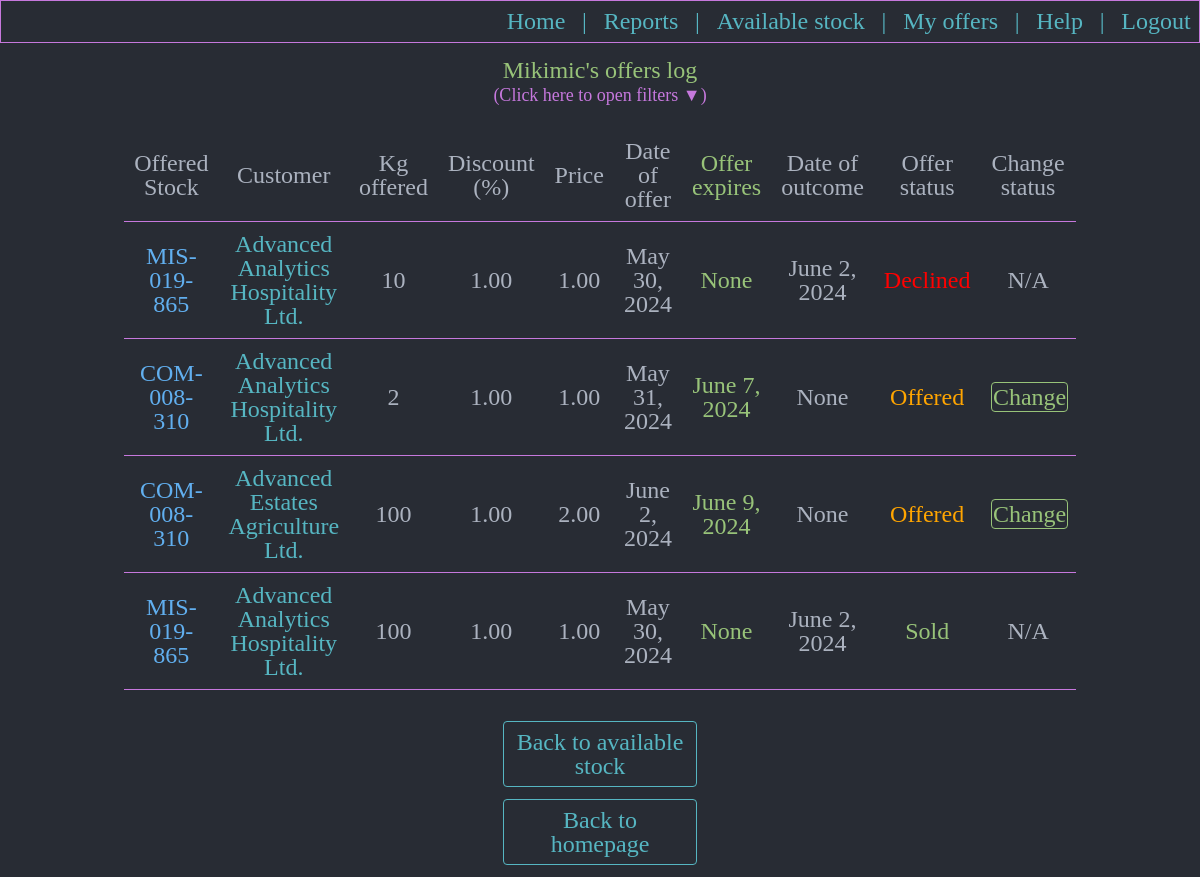
The page /userpendingoffers/ (signed in) on the database as committed earlier.
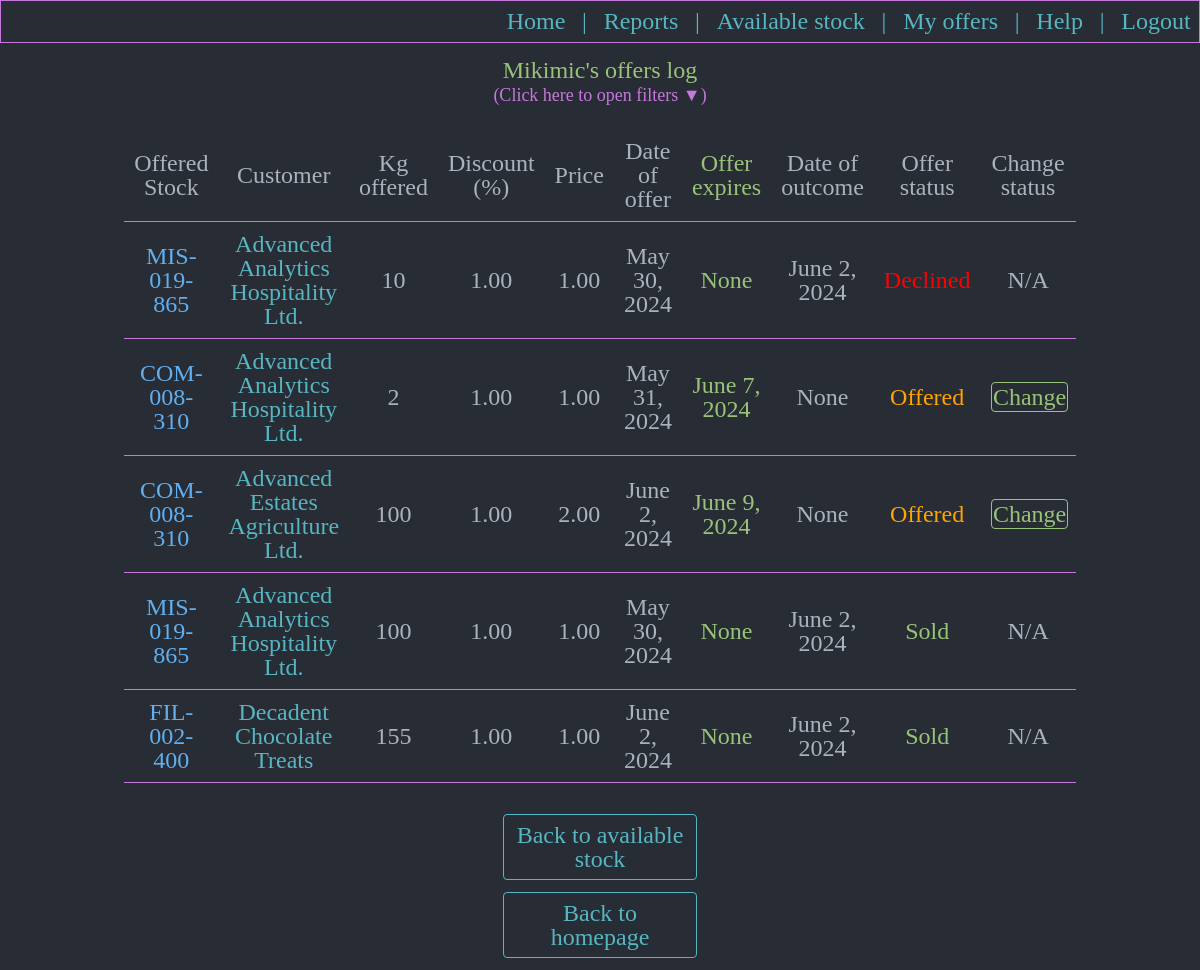
The same page on the database as committed later.
### aged/models.py (models this page shows, shortened)
class OffersLog(models.Model):
    sales_rep_that_made_the_offer = models.ForeignKey(User, null=True, on_delete=models.SET_NULL)
    offered_stock = models.ForeignKey(AvailableStock, null=True, on_delete=models.SET_NULL)
    offered_product = models.ForeignKey(Products, on_delete=models.RESTRICT)
    customer_that_received_offer = models.ForeignKey(Customers, on_delete=models.RESTRICT)
    offered_sold_or_declined_quantity_kg = models.IntegerField()
    STATUS_CHOICES = ( ('Offered', 'Offered'), ('Declined', 'Declined'), ('Sold', 'Sold'), ('Offer Expired', 'Offer Expired'))
    offer_status = models.CharField(max_length=20, choices=STATUS_CHOICES)
    discount_offered_percents = models.DecimalField(max_digits=5, decimal_places=2)
    price_per_kg_offered = models.DecimalField(max_digits=7, decimal_places=2)
    date_of_offer = models.DateField()
    expiration_date_of_offer = models.DateField(null=True, blank=True)
    date_of_outcome = models.DateField(null=True, blank=True)
    stock_expired = models.BooleanField(default=False)
    class Meta:
        verbose_name_plural = 'Offers log'

class Products(models.Model):
    cod_material = models.CharField(max_length=100)
    description = models.CharField(max_length=200, null=True, blank=True)
    product_brand = models.ForeignKey(Brands, null=True, blank=True, on_delete=models.SET_NULL)
    product_material_type = models.ForeignKey(MaterialType, null=True, blank=True, on_delete=models.SET_NULL)
    class Meta:
        verbose_name_plural = 'Products'

class Customers(models.Model):
    customer_name = models.CharField(max_length=100)
    customer_number = models.IntegerField()
    salesperson_owning_account = models.ForeignKey(User, null=True, blank=True, on_delete=models.SET_NULL)
    allocated_customer_service_rep = models.ForeignKey(CustomerService, null=True, blank=True, on_delete=models.SET_NULL)
    STATUS_CHOICES = ( ('Active', 'Active'), ('Inactive', 'Inactive'), )
    customer_status = models.CharField(max_length=10, choices=STATUS_CHOICES)
    def __str__(self):
        return self.customer_name
    class Meta:
        verbose_name_plural = 'Customers'

### aged/views.py (the view)
# urls.py: path('userpendingoffers/', views.userpendingoffers, name='userpendingoffers'),
@login_required
def userpendingoffers(request):
    azi = datetime.datetime.today()
    sixtyDaysAgo = (azi - datetime.timedelta(days=60)).date()
    pending = OffersLog.objects.filter(date_of_offer__gte=sixtyDaysAgo, sales_rep_that_made_the_offer=request.user).all().order_by('offer_status')
    return render(request, 'aged/userpendingoffers.html', {'pending': pending})

### aged/templates/aged/userpendingoffers.html (shortened to what this page needs)
{% extends 'aged/base.html' %}
{% load static %}
{% block body %}
<div class="div_menu_no_border">
<p class="p_menu">{{user}}'s offers log </p>
<p class = "p_div_filter" id="p_filter_message">(Click here to open filters ▼)</p>
{% if pending|length > 0 %}
<table  cellpadding="10" cellspacing="10" class="table_stocks_and_report">
  <tr class = "tr_first_line">
    <th> Offered Stock </th>
    <th> Customer </th>
    <th> Kg offered </th>
    <th> Discount (%) </th>
    <th> Price </th>
    <th> Date of offer </th>
    <th class="table_status_sold">Offer expires</th>
    <th> Date of outcome </th>
    <th> Offer status </th>
    <th> Change status </th>
  </tr>
  {% for obj in pending %}
  {% if obj.offer_status == "Offer Expired" %}
  <tr class="OfferExpired">
  {% else %}
  <tr class="{{ obj.offer_status }}">
  {% endif %}
    <td class="table_sku">{{ obj.offered_product.cod_material }}</td>
    <td class="table_customer">{{ obj.customer_that_received_offer }}</td>
    <td>{{ obj.offered_sold_or_declined_quantity_kg }}</td>
    <td>{{ obj.discount_offered_percents }}</td>
    <td>{{ obj.price_per_kg_offered }}</td>
    <td>{{ obj.date_of_offer }}</td>
    <td class="table_status_sold">{{ obj.expiration_date_of_offer }}</td>
    <td>{{ obj.date_of_outcome }}</td>
    {% if obj.offer_status == "Offered" %}
    <td style="color:orange">{{ obj.offer_status }}</td>
      {% if obj.stock_expired == True %}
      <td style="color:red">Stock Expired</td>
      {% else %}
      <td><a class="a_menu_make_offer" href="{% url 'changeofferedstatus' offer_id=obj.id %}"> Change </a></td>
      {% endif %}
    {% elif obj.offer_status == "Sold" %}
      <td style="color:#98c379">{{ obj.offer_status }}</td>
      {% if obj.stock_expired == True %}
      <td style="color:red">Stock Expired</td>
      {% else %}
      <td>N/A</td>
      {% endif %}
    {% elif obj.offer_status == "Declined" %}
      <td style="color:red">{{ obj.offer_status }}</td>
      {% if obj.stock_expired == True %}
      <td style="color:red">Stock Expired</td>
      {% else %}
      <td>N/A</td>
      {% endif %}
    {% endif %}
  </tr>
  {% endfor %}
</table>
{% else %}
<p style="color:red">You have no activity to show!</p>
{% endif %}
<a class="a_menu" href="{% url 'userseallstock' %}">Back to available stock</a>
<a class="a_menu" href="{% url 'home' %}">Back to homepage</a>
</div>
{% endblock %}

Rows that differ between the two databases and show on the page:
added OffersLog: offered_product.cod_material "FIL-002-400", customer_that_received_offer "Decadent Chocolate Treats", offered_sold_or_declined_quantity_kg "155", discount_offered_percents "1.00", price_per_kg_offered "1.00", date_of_offer "June 2, 2024", expiration_date_of_offer "None", date_of_outcome "June 2, 2024", offer_status "Sold", stock_expired "N/A"
